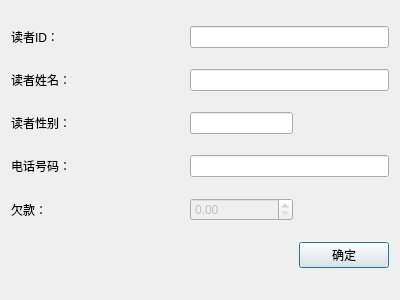
<?xml version="1.0" encoding="UTF-8"?>
<ui version="4.0">
 <class>SearchReaderDialog</class>
 <widget class="QDialog" name="SearchReaderDialog">
  <property name="geometry">
   <rect>
    <x>0</x>
    <y>0</y>
    <width>400</width>
    <height>300</height>
   </rect>
  </property>
  <property name="windowTitle">
   <string>Dialog</string>
  </property>
  <layout class="QGridLayout" name="gridLayout">
   <item row="0" column="0">
    <widget class="QLabel" name="label">
     <property name="text">
      <string>读者ID：</string>
     </property>
    </widget>
   </item>
   <item row="0" column="2" colspan="2">
    <widget class="QLineEdit" name="IDLineEdit">
     <property name="readOnly">
      <bool>true</bool>
     </property>
    </widget>
   </item>
   <item row="1" column="0">
    <widget class="QLabel" name="label_2">
     <property name="text">
      <string>读者姓名：</string>
     </property>
    </widget>
   </item>
   <item row="1" column="2" colspan="2">
    <widget class="QLineEdit" name="readerNameLineEdit">
     <property name="readOnly">
      <bool>true</bool>
     </property>
    </widget>
   </item>
   <item row="2" column="0">
    <widget class="QLabel" name="label_3">
     <property name="text">
      <string>读者性别：</string>
     </property>
    </widget>
   </item>
   <item row="2" column="3">
    <spacer name="horizontalSpacer_2">
     <property name="orientation">
      <enum>Qt::Horizontal</enum>
     </property>
     <property name="sizeHint" stdset="0">
      <size>
       <width>96</width>
       <height>20</height>
      </size>
     </property>
    </spacer>
   </item>
   <item row="3" column="0">
    <widget class="QLabel" name="label_4">
     <property name="text">
      <string>电话号码：</string>
     </property>
    </widget>
   </item>
   <item row="3" column="2" colspan="2">
    <widget class="QLineEdit" name="telLineEdit">
     <property name="readOnly">
      <bool>true</bool>
     </property>
    </widget>
   </item>
   <item row="4" column="0">
    <widget class="QLabel" name="label_5">
     <property name="text">
      <string>欠款：</string>
     </property>
    </widget>
   </item>
   <item row="4" column="2">
    <widget class="QDoubleSpinBox" name="doubleSpinBox">
     <property name="enabled">
      <bool>false</bool>
     </property>
    </widget>
   </item>
   <item row="5" column="0" colspan="2">
    <spacer name="horizontalSpacer">
     <property name="orientation">
      <enum>Qt::Horizontal</enum>
     </property>
     <property name="sizeHint" stdset="0">
      <size>
       <width>185</width>
       <height>20</height>
      </size>
     </property>
    </spacer>
   </item>
   <item row="5" column="3">
    <widget class="QPushButton" name="okButton">
     <property name="text">
      <string>确定</string>
     </property>
     <property name="default">
      <bool>true</bool>
     </property>
    </widget>
   </item>
   <item row="2" column="2">
    <widget class="QLineEdit" name="sexLineEdit">
     <property name="readOnly">
      <bool>true</bool>
     </property>
    </widget>
   </item>
  </layout>
 </widget>
 <resources/>
 <connections>
  <connection>
   <sender>okButton</sender>
   <signal>clicked()</signal>
   <receiver>SearchReaderDialog</receiver>
   <slot>accept()</slot>
   <hints>
    <hint type="sourcelabel">
     <x>348</x>
     <y>265</y>
    </hint>
    <hint type="destinationlabel">
     <x>199</x>
     <y>149</y>
    </hint>
   </hints>
  </connection>
 </connections>
</ui>
